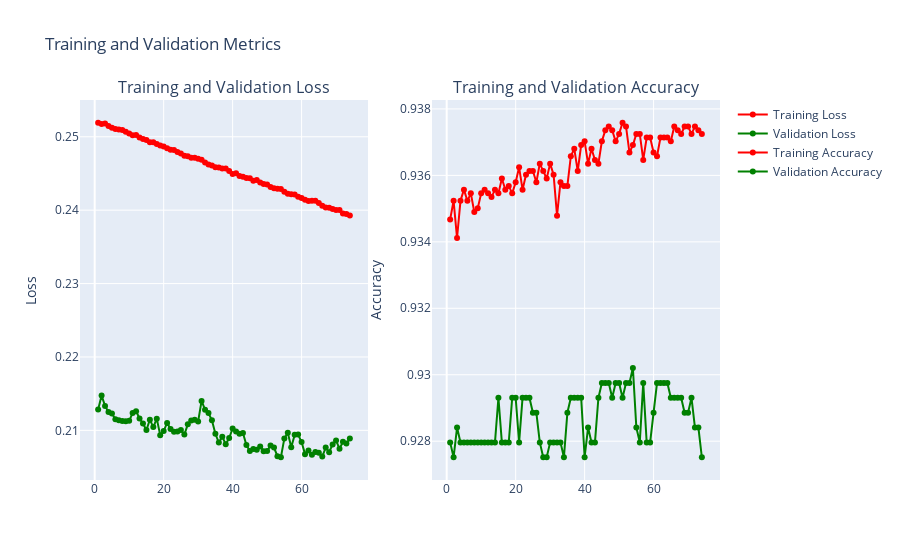

Notebook source saved alongside this figure:
### Code cell
fit = model.fit(
    #x = x_data, 
    #y = y_data, 
    x = x_train, 
    y = y_train,
    #batch_size=32, 
    batch_size=64, 
    #epochs=200, 
    epochs=100, 
    validation_data=(x_val, y_val),
    #validation_split=0.2
    callbacks=[earlystop_callback],
    class_weight=class_weights_dict
)


ad.plot_loss(fit)
ad.plot_confusion_matrix(model, x_val, y_val, label_names)
